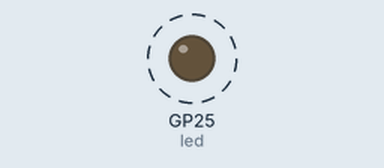
A program run on a simulated Raspberry Pi Pico running MicroPython. On the bench: output pins drawn as LEDs (lit = HIGH). Dashed ring = blinking. WiFi joins after 1.5 s; no MQTT or app messages arrive unless stated; values from a settings file that is not in the repository are placeholders; what the program prints to the serial console is not drawn.

Above: at 2.6 s.
Timing chart, 0 to 6.8 s (numbered marks = the images above):
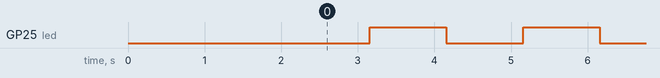

The program:

firefly00Mqtt.py
```python
import network
import time
import secretsLab
from umqtt_simple import MQTTClient

#############################################
# Attivare su PC LabWork26\griddisplay
#############################################
# ===== WIFI =====
SSID     = secretsLab.WIFI_SSID
PASSWORD = secretsLab.WIFI_PASSWORD

led      = machine.Pin("LED", machine.Pin.OUT)

# ===== MQTT =====
MQTT_BROKER = "192.168.1.132"
MQTT_PORT   = 1883
CLIENT_ID   = "ff00"
TOPIC       = b"grid"

# ===== Messages =====
ledOn_ev    = "msg(cellstate,event,picow,none,cellstate(0,0,1),1)"
ledOff_ev   = "msg(cellstate,event,picow,none,cellstate(0,0,0),1)"


def connect_wifi():
    wlan = network.WLAN(network.STA_IF)
    wlan.active(True)
    wlan.connect(SSID, PASSWORD)

    while not wlan.isconnected():
        time.sleep(1)
        print("Connessione WiFi...")

    print("Connesso:", wlan.ifconfig())


def connect_mqtt():
    client = MQTTClient(
        client_id = CLIENT_ID,
        server    = MQTT_BROKER,
        port      = MQTT_PORT,
        keepalive = 60
    )
    client.connect()
    print(f"Connesso al broker MQTT: {MQTT_BROKER}:{MQTT_PORT}")
    return client


# ===== MAIN =====
connect_wifi()
#client.connect()
client = connect_mqtt()
print("MQTT connesso")


while True:
    try:
        time.sleep(1.0)
        print("on")
        led.on()
        client.publish( TOPIC, ledOn_ev.encode() )
        time.sleep(1.0)
        print("off")
        led.off()
        client.publish( TOPIC, ledOff_ev.encode() )
    except KeyboardInterrupt as e:
        print("Programma interrotto manualmente")
        break
    except Exception as e:
        print("È successo qualcosa di imprevisto:", type(e).__name__, e)


    
```

Measured:
- by itself, GP25 (led): alternates HIGH for 1.0 s and LOW for 1.0 s
